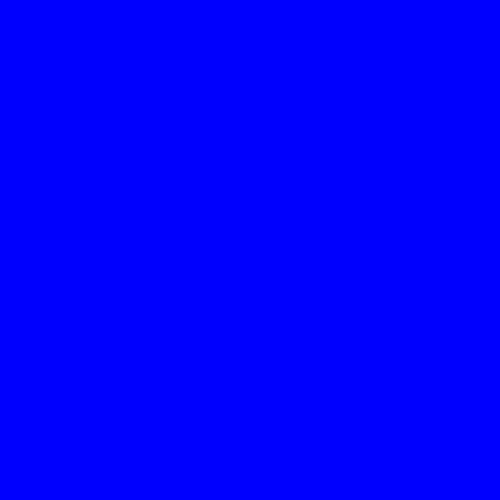
Frame 1 (no input)
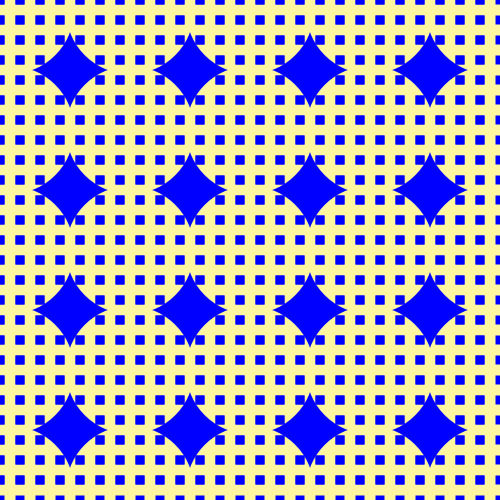
Frame 60 (the mouse pressed at the canvas centre just before this capture)
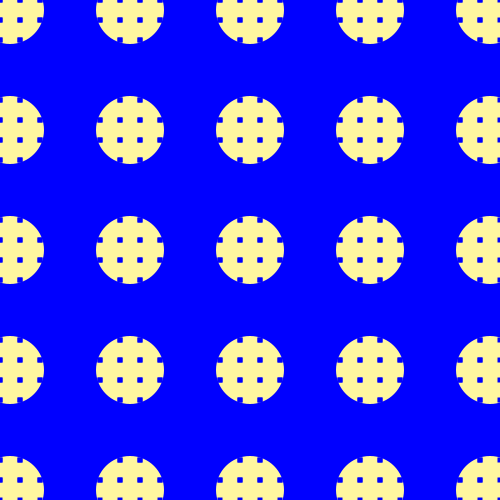
Frame 120 (the mouse held since frame 60 and released just before this capture)

The Processing sketch that drew these frames (run headless with seeded random() and noise(); from frame 60 on, the mouse is pressed at the canvas centre):

// Processing sketch: Japaud_Perrine_wallpaper
// ── Japaud_Perrine_wallpaper.pde
//SUJET 2 : sketch personnel en mouvement//


int dia = 135;
int diam = 50;

void setup() {
  size(500, 500);
  noStroke();
}

void draw() {
  background(0, 0, 255);
  rectMode(CENTER);

  //ELLIPSE//
  for (int x = 10; x<500; x+=120) {
    for (int y= 10; y<500; y+=120) {
      
      fill(255, 246, 159);
      ellipse(x, y, dia, dia);       
        if ( dia > 160 ) {
        dia = dia*-1;
      }
    }
  }
  dia +=1; 
  fill(0, 0, 255);
  noStroke();
  for (int a =0; a<600; a+=20) {
    for (int b= 0; b<600; b+=20) {

      rect(a, b, diam, diam);
      if ( diam > 50 ) {
        diam = diam*-1;
      }
    }
  }

  //noStroke();
  for (int a = 0; a<500; a+=20) {
    for (int b= 0; b<500; b+=20) {
      rect(a, b, diam, diam);
      if ( diam > 15 ) {
        diam = diam*-1;
      }
    }
  }
  diam +=1;
}
